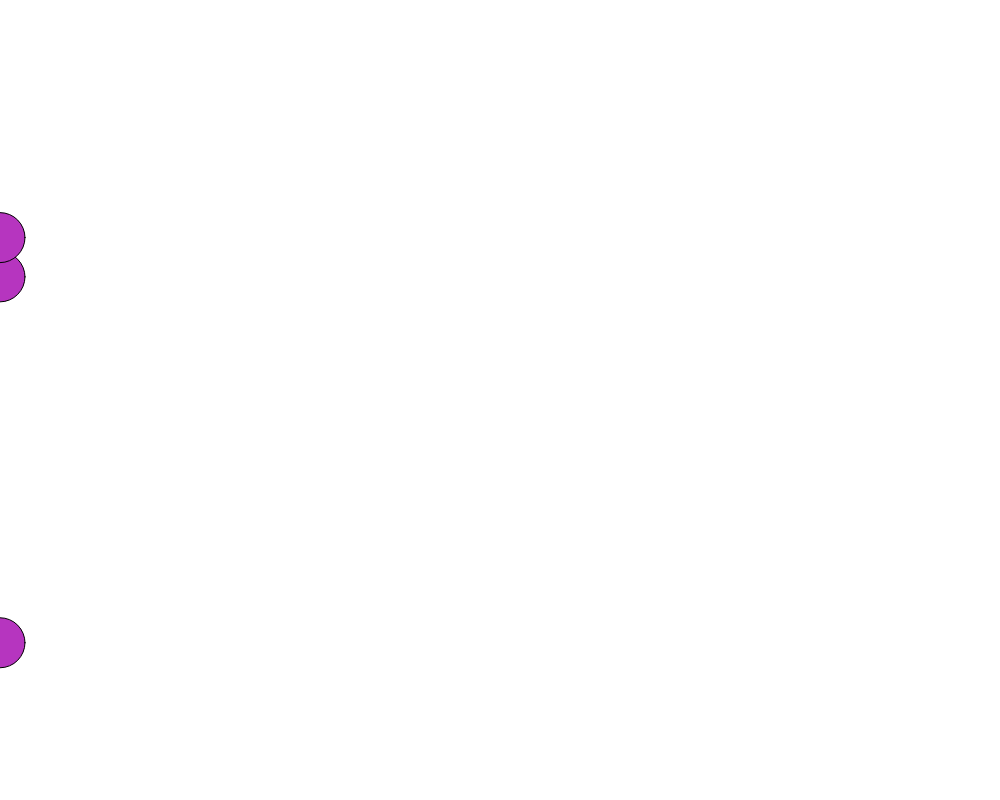
Frame 1 (no input)
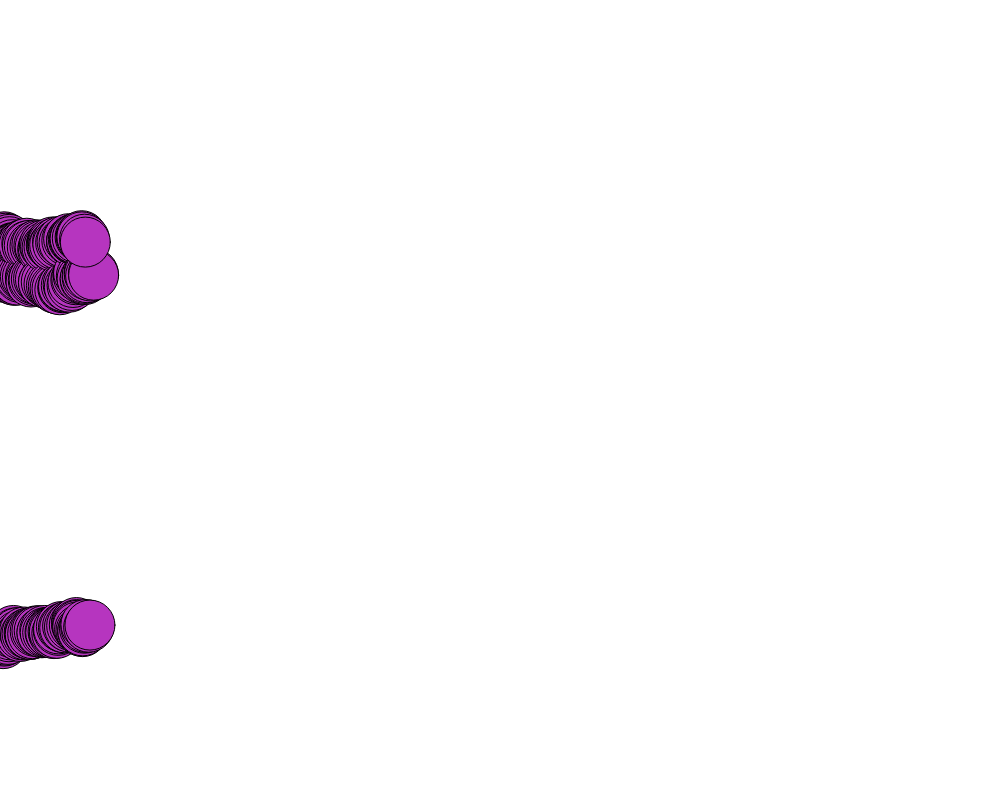
Frame 60 (no input)
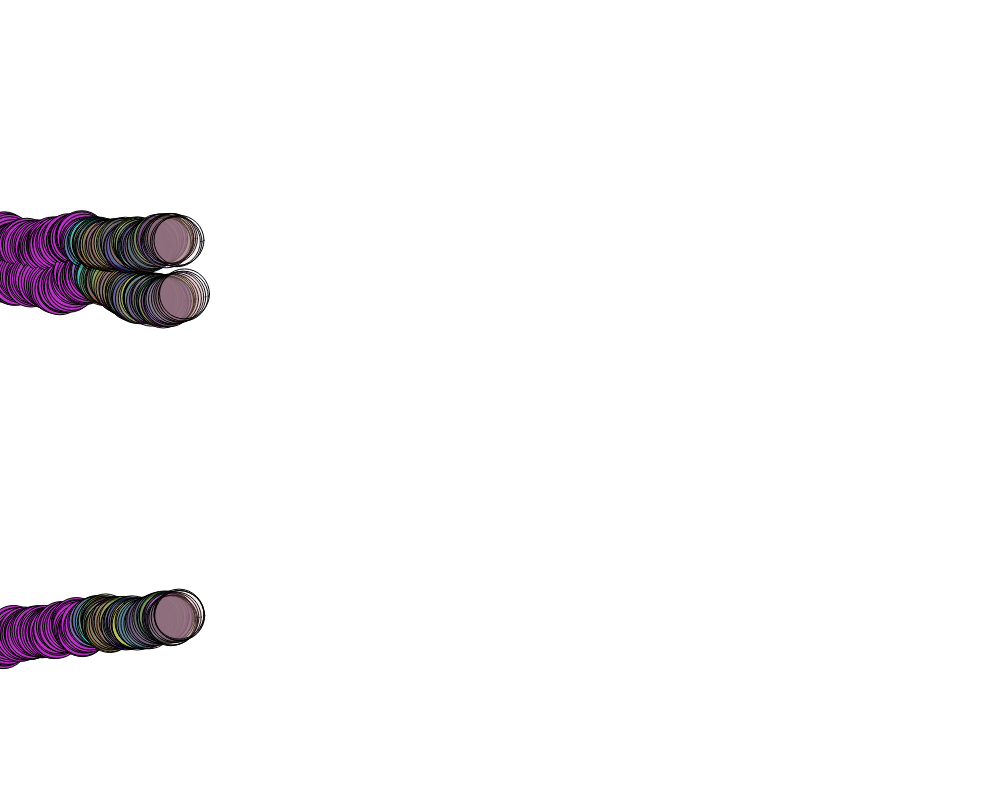
Frame 120 (the mouse pressed at the canvas centre since frame 60)

The p5.js sketch that drew these frames (run headless with seeded random() and noise() and a simulated clock; from frame 60 on, the mouse is pressed at the canvas centre):

// p5.js sketch
// ── sketch.js
let cor;
let vertical
let horizontal

function setup() {
  createCanvas(1000, 800);
   background("white")
  cor=color (random (0, 255), random( 0, 255), random(0, 255));
  cy =
    [random(height),random(height),random(height)];
  cx = [0,0,0];
}

function draw() {
  fill(cor);
  
  for(let quantos in cx){
    circle(cx[quantos], cy[quantos], 50);
    cx[quantos] += random(0,3);
    cy[quantos] += random(-3,3);
    
    if (cx[quantos] >= width){
      cx[quantos] =  0;
     cy[quantos] = random(height);
    }
  } 

  if(mouseIsPressed){
    cor = color(random(0, 255), random(0, 255), random(0, 255), random(0, 100));
                }            
                
}
